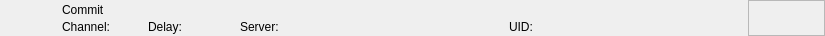
<?xml version="1.0" encoding="UTF-8"?>
<ui version="4.0">
 <class>RundownCommitWidget</class>
 <widget class="QWidget" name="RundownCommitWidget">
  <property name="geometry">
   <rect>
    <x>0</x>
    <y>0</y>
    <width>825</width>
    <height>36</height>
   </rect>
  </property>
  <layout class="QHBoxLayout" name="horizontalLayout">
   <property name="spacing">
    <number>0</number>
   </property>
   <property name="margin">
    <number>0</number>
   </property>
   <item>
    <widget class="QFrame" name="frameItem">
     <property name="sizePolicy">
      <sizepolicy hsizetype="Preferred" vsizetype="Fixed">
       <horstretch>0</horstretch>
       <verstretch>0</verstretch>
      </sizepolicy>
     </property>
     <property name="minimumSize">
      <size>
       <width>0</width>
       <height>36</height>
      </size>
     </property>
     <widget class="QLabel" name="labelIcon">
      <property name="geometry">
       <rect>
        <x>22</x>
        <y>2</y>
        <width>32</width>
        <height>32</height>
       </rect>
      </property>
      <property name="text">
       <string/>
      </property>
      <property name="pixmap">
       <pixmap resource="../Widgets.qrc">:/Graphics/Images/Commit.png</pixmap>
      </property>
      <property name="scaledContents">
       <bool>true</bool>
      </property>
     </widget>
     <widget class="QLabel" name="labelChannel">
      <property name="geometry">
       <rect>
        <x>62</x>
        <y>19</y>
        <width>77</width>
        <height>16</height>
       </rect>
      </property>
      <property name="text">
       <string>Channel:</string>
      </property>
     </widget>
     <widget class="QLabel" name="labelLabel">
      <property name="geometry">
       <rect>
        <x>62</x>
        <y>2</y>
        <width>561</width>
        <height>16</height>
       </rect>
      </property>
      <property name="text">
       <string>Commit</string>
      </property>
     </widget>
     <widget class="QLabel" name="labelColor">
      <property name="geometry">
       <rect>
        <x>0</x>
        <y>0</y>
        <width>18</width>
        <height>36</height>
       </rect>
      </property>
      <property name="text">
       <string/>
      </property>
     </widget>
     <widget class="QLabel" name="labelGroupColor">
      <property name="geometry">
       <rect>
        <x>0</x>
        <y>0</y>
        <width>6</width>
        <height>36</height>
       </rect>
      </property>
      <property name="text">
       <string/>
      </property>
     </widget>
     <widget class="QLabel" name="labelDevice">
      <property name="geometry">
       <rect>
        <x>240</x>
        <y>19</y>
        <width>260</width>
        <height>16</height>
       </rect>
      </property>
      <property name="text">
       <string>Server:</string>
      </property>
     </widget>
     <widget class="QLabel" name="labelDelay">
      <property name="geometry">
       <rect>
        <x>148</x>
        <y>19</y>
        <width>83</width>
        <height>16</height>
       </rect>
      </property>
      <property name="text">
       <string>Delay:</string>
      </property>
     </widget>
     <widget class="QLabel" name="labelRemoteTriggerId">
      <property name="geometry">
       <rect>
        <x>509</x>
        <y>19</y>
        <width>111</width>
        <height>16</height>
       </rect>
      </property>
      <property name="text">
       <string>UID:</string>
      </property>
     </widget>
    </widget>
   </item>
   <item>
    <widget class="QFrame" name="frameStatus">
     <property name="minimumSize">
      <size>
       <width>77</width>
       <height>0</height>
      </size>
     </property>
     <property name="maximumSize">
      <size>
       <width>77</width>
       <height>16777215</height>
      </size>
     </property>
     <property name="frameShape">
      <enum>QFrame::StyledPanel</enum>
     </property>
     <property name="frameShadow">
      <enum>QFrame::Raised</enum>
     </property>
     <widget class="QLabel" name="labelGpiConnected">
      <property name="geometry">
       <rect>
        <x>1</x>
        <y>2</y>
        <width>32</width>
        <height>32</height>
       </rect>
      </property>
      <property name="minimumSize">
       <size>
        <width>32</width>
        <height>32</height>
       </size>
      </property>
      <property name="maximumSize">
       <size>
        <width>32</width>
        <height>32</height>
       </size>
      </property>
      <property name="lineWidth">
       <number>0</number>
      </property>
      <property name="text">
       <string/>
      </property>
      <property name="pixmap">
       <pixmap resource="../Widgets.qrc">:/Graphics/Images/GpiConnected.png</pixmap>
      </property>
      <property name="scaledContents">
       <bool>true</bool>
      </property>
     </widget>
     <widget class="QLabel" name="labelDisconnected">
      <property name="geometry">
       <rect>
        <x>32</x>
        <y>2</y>
        <width>32</width>
        <height>32</height>
       </rect>
      </property>
      <property name="minimumSize">
       <size>
        <width>32</width>
        <height>32</height>
       </size>
      </property>
      <property name="maximumSize">
       <size>
        <width>32</width>
        <height>32</height>
       </size>
      </property>
      <property name="text">
       <string/>
      </property>
      <property name="pixmap">
       <pixmap resource="../Widgets.qrc">:/Graphics/Images/Disconnected.png</pixmap>
      </property>
      <property name="scaledContents">
       <bool>true</bool>
      </property>
     </widget>
     <widget class="QLabel" name="labelActiveColor">
      <property name="geometry">
       <rect>
        <x>69</x>
        <y>0</y>
        <width>8</width>
        <height>36</height>
       </rect>
      </property>
      <property name="minimumSize">
       <size>
        <width>8</width>
        <height>36</height>
       </size>
      </property>
      <property name="maximumSize">
       <size>
        <width>8</width>
        <height>36</height>
       </size>
      </property>
      <property name="text">
       <string/>
      </property>
     </widget>
    </widget>
   </item>
  </layout>
 </widget>
 <resources>
  <include location="../Widgets.qrc"/>
 </resources>
 <connections/>
 <slots>
  <slot>addToCombo()</slot>
 </slots>
</ui>
